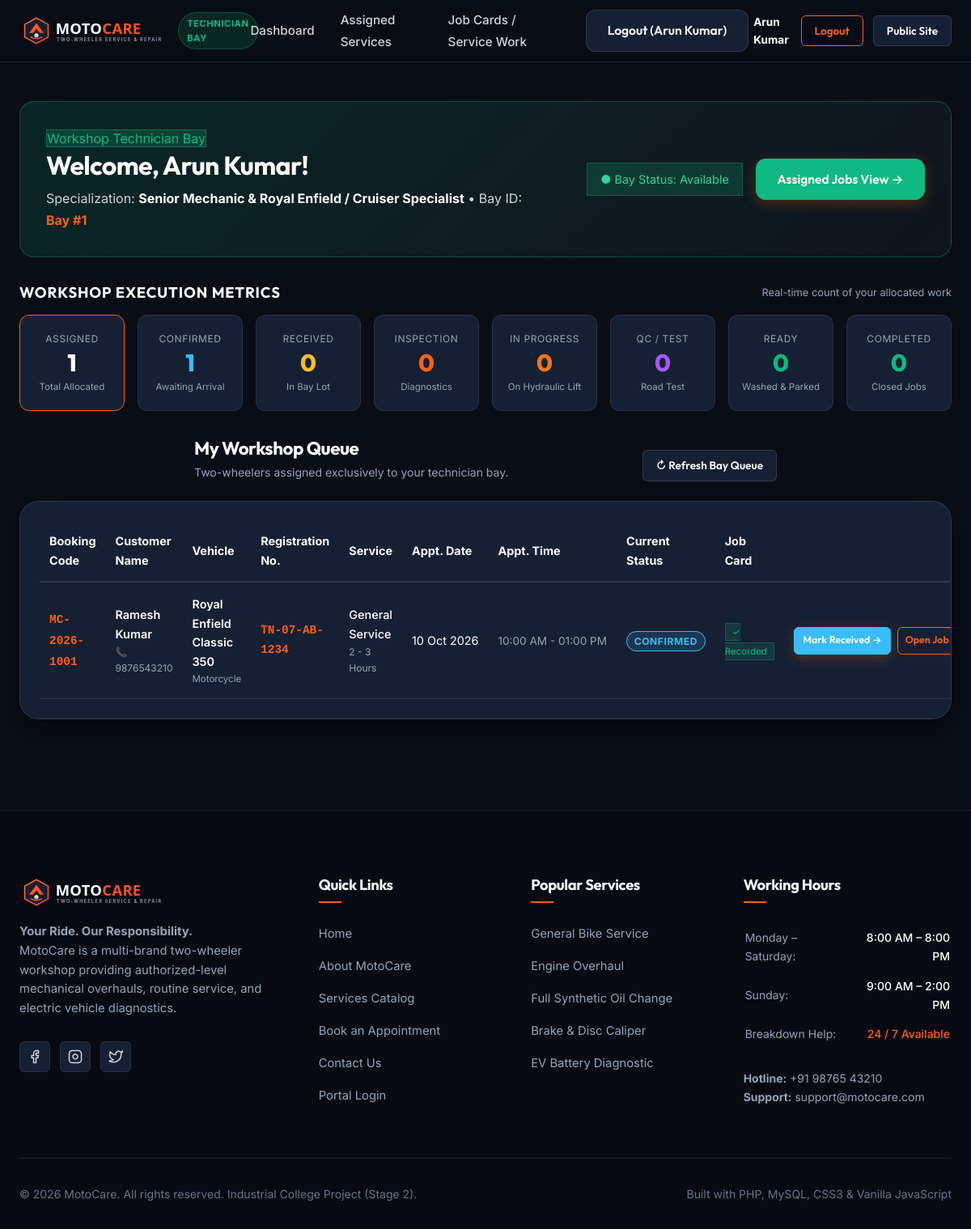
The page /mechanic/dashboard.php (signed in) on the database its author committed.
### tables this page shows
CREATE TABLE `bookings` (
  `id` INT AUTO_INCREMENT PRIMARY KEY,
  `booking_code` VARCHAR(50) NOT NULL UNIQUE,
  `customer_id` INT NOT NULL,
  `vehicle_id` INT NOT NULL,
  `service_id` INT NOT NULL,
  `mechanic_id` INT NULL,
  `preferred_date` DATE NOT NULL,
  `preferred_time` VARCHAR(50) NOT NULL,
  `problem_description` TEXT NULL,
  `status` ENUM(
    'Pending',
    'Confirmed',
    'Vehicle Received',
    'Inspection',
    'Service In Progress',
    'Quality Check',
    'Ready for Delivery',
    'Completed',
    'Cancelled'
  ) DEFAULT 'Pending',
  `created_at` TIMESTAMP DEFAULT CURRENT_TIMESTAMP,
  INDEX `idx_bookings_customer` (`customer_id`),
  INDEX `idx_bookings_vehicle` (`vehicle_id`),
  INDEX `idx_bookings_service` (`service_id`),
  INDEX `idx_bookings_mechanic` (`mechanic_id`),
  INDEX `idx_bookings_status` (`status`),
  CONSTRAINT `fk_bookings_customer` FOREIGN KEY (`customer_id`) 
    REFERENCES `customers` (`id`) ON DELETE CASCADE ON UPDATE CASCADE,
  CONSTRAINT `fk_bookings_vehicle` FOREIGN KEY (`vehicle_id`) 
    REFERENCES `vehicles` (`id`) ON DELETE CASCADE ON UPDATE CASCADE,
  CONSTRAINT `fk_bookings_service` FOREIGN KEY (`service_id`) 
    REFERENCES `services` (`id`) ON UPDATE CASCADE,
  CONSTRAINT `fk_bookings_mechanic` FOREIGN KEY (`mechanic_id`) 
    REFERENCES `mechanics` (`id`) ON DELETE SET NULL ON UPDATE CASCADE
);

CREATE TABLE `customers` (
  `id` INT AUTO_INCREMENT PRIMARY KEY,
  `full_name` VARCHAR(100) NOT NULL,
  `email` VARCHAR(150) NOT NULL UNIQUE,
  `phone` VARCHAR(20) NOT NULL,
  `password` VARCHAR(255) NOT NULL,
  `address` TEXT NULL,
  `created_at` TIMESTAMP DEFAULT CURRENT_TIMESTAMP
);

CREATE TABLE `vehicles` (
  `id` INT AUTO_INCREMENT PRIMARY KEY,
  `customer_id` INT NOT NULL,
  `vehicle_type` ENUM('Motorcycle', 'Scooter', 'Electric Two-Wheeler') NOT NULL,
  `brand` VARCHAR(80) NOT NULL,
  `model` VARCHAR(100) NOT NULL,
  `registration_number` VARCHAR(30) NOT NULL UNIQUE,
  `created_at` TIMESTAMP DEFAULT CURRENT_TIMESTAMP,
  INDEX `idx_vehicles_customer` (`customer_id`),
  CONSTRAINT `fk_vehicles_customer` FOREIGN KEY (`customer_id`) 
    REFERENCES `customers` (`id`) ON DELETE CASCADE ON UPDATE CASCADE
);

CREATE TABLE `services` (
  `id` INT AUTO_INCREMENT PRIMARY KEY,
  `service_name` VARCHAR(150) NOT NULL,
  `category` VARCHAR(80) NOT NULL,
  `description` TEXT NOT NULL,
  `price` DECIMAL(10,2) NOT NULL,
  `estimated_duration` VARCHAR(50) NOT NULL,
  `status` ENUM('Active', 'Inactive') DEFAULT 'Active',
  `created_at` TIMESTAMP DEFAULT CURRENT_TIMESTAMP,
  INDEX `idx_services_category` (`category`)
);

### mechanic/dashboard.php (the view, shortened to what the rows shown need)
<?php
require_once __DIR__ . '/../config/constants.php';
require_once __DIR__ . '/../config/database.php';
require_once __DIR__ . '/../config/auth.php';
$mechanic = getCurrentMechanic();
$mechanicId = (int)$mechanic['id'];
$filterStatus = trim($_GET['status'] ?? 'all');
$assignedBookings = [];
if ($pdo) {
    try {
        $sql = "
            SELECT
                b.*,
                c.full_name AS customer_name,
                c.phone AS customer_phone,
                v.brand, v.model, v.registration_number, v.vehicle_type,
                s.service_name, s.estimated_duration, s.price AS service_price,
                sr.id AS service_record_id,
                sr.inspection_notes,
                sr.work_done,
                sr.labor_hours,
                sr.service_start,
                sr.service_end
            FROM bookings b
            JOIN customers c ON b.customer_id = c.id
            JOIN vehicles v ON b.vehicle_id = v.id
            JOIN services s ON b.service_id = s.id
            LEFT JOIN service_records sr ON b.id = sr.booking_id
            WHERE b.mechanic_id = :mechanic_id
            ORDER BY
                CASE
                    WHEN b.status = 'Service In Progress' THEN 1
                    WHEN b.status = 'Inspection' THEN 2
                    WHEN b.status = 'Vehicle Received' THEN 3
                    WHEN b.status = 'Confirmed' THEN 4
                    WHEN b.status = 'Quality Check' THEN 5
                    WHEN b.status = 'Ready for Delivery' THEN 6
                    WHEN b.status = 'Completed' THEN 7
                    ELSE 8
                END,
                b.preferred_date ASC,
                b.id DESC
        ";
        $stmt = $pdo->prepare($sql);
        $stmt->execute([':mechanic_id' => $mechanicId]);
        $allBookings = $stmt->fetchAll();
        if ($filterStatus !== 'all') {
            $assignedBookings = array_filter($allBookings, function($item) use ($filterStatus) {
                return $item['status'] === $filterStatus;
            });
        } else {
            $assignedBookings = $allBookings;
        }
    } catch (PDOException $e) {
        $errorMsg = 'Database error loading workshop bay queue: ' . $e->getMessage();
    }
}
include __DIR__ . '/../includes/mechanic-header.php';
?>
<div class="container" style="padding-top: 1rem; padding-bottom: 3rem;">
  <div class="dashboard-banner" style="background: linear-gradient(135deg, rgba(16,185,129,0.15) 0%, rgba(18,22,29,0.9) 100%); border: 1px solid rgba(16,185,129,0.3); border-radius: var(--radius-lg); padding: 2rem; margin-bottom: 2rem; display: flex; justify-content: space-between; align-items: center; flex-wrap: wrap; gap: 1.5rem;">
    <div>
      <h1 style="font-size: 2rem; color: #ffffff; margin-bottom: 0.5rem; font-family: var(--font-heading);">
        Welcome, <?php echo htmlspecialchars($mechanic['name']); ?>!
      </h1>
    </div>
  </div>
  <div style="margin-bottom: 2rem;">
    <div style="display: flex; justify-content: space-between; align-items: center; margin-bottom: 1rem;">
      <h2 style="font-size: 1.15rem; color: #ffffff; text-transform: uppercase; letter-spacing: 0.05em; margin: 0;">
        Workshop Execution Metrics
      </h2>
    </div>
  </div>
  <div class="section-header" style="text-align: left; margin-bottom: 1.5rem; display: flex; justify-content: space-between; align-items: flex-end; flex-wrap: wrap; gap: 1rem;">
    <div>
      <h2 style="font-size: 1.4rem; color: #ffffff; margin-bottom: 0.25rem;">My Workshop Queue</h2>
    </div>
  </div>
  <div class="form-card" style="padding: 1.5rem; overflow-x: auto;">
    <?php if (empty($assignedBookings)): ?>
      <div style="padding: 3.5rem 1rem; text-align: center; color: var(--text-muted);">
        <div style="font-size: 2rem; margin-bottom: 0.75rem;">🔧</div>
        <p style="font-size: 1.1rem; margin-bottom: 0.5rem; color: #ffffff;">No service bookings in your bay queue for this filter.</p>
        <p style="font-size: 0.85rem; margin-bottom: 1.25rem;">New bookings will appear here as shop floor admin allocates them to you.</p>
        <a href="dashboard.php" class="btn btn-secondary btn-sm">View All Assigned Tickets</a>
      </div>
    <?php else: ?>
      <table style="width: 100%; border-collapse: collapse; text-align: left; font-size: 0.9rem;">
        <thead>
          <tr style="border-bottom: 2px solid var(--border-card); color: var(--text-main);">
            <th style="padding: 0.85rem 0.75rem;">Booking Code</th>
            <th style="padding: 0.85rem 0.75rem;">Customer Name</th>
            <th style="padding: 0.85rem 0.75rem;">Vehicle</th>
            <th style="padding: 0.85rem 0.75rem;">Registration No.</th>
            <th style="padding: 0.85rem 0.75rem;">Service</th>
            <th style="padding: 0.85rem 0.75rem;">Appt. Date</th>
            <th style="padding: 0.85rem 0.75rem;">Appt. Time</th>
            <th style="padding: 0.85rem 0.75rem;">Current Status</th>
            <th style="padding: 0.85rem 0.75rem;">Job Card</th>
            <th style="padding: 0.85rem 0.75rem; text-align: right;">Action</th>
          </tr>
        </thead>
        <tbody>
          <?php foreach ($assignedBookings as $job):
            $status = $job['status'];
            $hasJobCard = !empty($job['service_record_id']);
            $bColor = '#38bdf8';
            $bBg = 'rgba(56,189,248,0.15)';
            if ($status === 'Confirmed') { $bColor = '#38bdf8'; $bBg = 'rgba(56,189,248,0.15)'; }
            elseif ($status === 'Vehicle Received') { $bColor = '#fbbf24'; $bBg = 'rgba(250,204,21,0.15)'; }
            elseif ($status === 'Inspection' || $status === 'Service In Progress') { $bColor = 'var(--accent-orange)'; $bBg = 'rgba(255,94,20,0.15)'; }
            elseif ($status === 'Quality Check' || $status === 'Ready for Delivery') { $bColor = '#a855f7'; $bBg = 'rgba(168,85,247,0.15)'; }
            elseif ($status === 'Completed') { $bColor = 'var(--color-green)'; $bBg = 'rgba(16,185,129,0.15)'; }
          ?>
            <tr style="border-bottom: 1px solid var(--border-subtle);">
              <td style="padding: 0.9rem 0.75rem;">
                <a href="job-card.php?id=<?php echo (int)$job['id']; ?>" style="font-family: monospace; font-weight: 700; color: var(--accent-orange); text-decoration: none;">
                  <?php echo htmlspecialchars($job['booking_code']); ?>
                </a>
              </td>
              <td style="padding: 0.9rem 0.75rem;">
                <div style="font-weight: 600; color: #ffffff;">
                  <?php echo htmlspecialchars($job['customer_name']); ?>
                </div>
                <div style="font-size: 0.75rem; color: var(--text-muted);">
                  📞 <?php echo htmlspecialchars($job['customer_phone']); ?>
                </div>
              </td>
              <td style="padding: 0.9rem 0.75rem;">
                <div style="font-weight: 600; color: #ffffff;">
                  <?php echo htmlspecialchars($job['brand'] . ' ' . $job['model']); ?>
                </div>
                <div style="font-size: 0.72rem; color: var(--text-muted);">
                  <?php echo htmlspecialchars($job['vehicle_type']); ?>
                </div>
              </td>
              <td style="padding: 0.9rem 0.75rem; font-family: monospace; font-weight: 700; color: var(--accent-orange);">
                <?php echo htmlspecialchars($job['registration_number']); ?>
              </td>
              <td style="padding: 0.9rem 0.75rem;">
                <div style="font-weight: 500; color: #ffffff;">
                  <?php echo htmlspecialchars($job['service_name']); ?>
                </div>
                <div style="font-size: 0.75rem; color: var(--text-muted);">
                  <?php echo htmlspecialchars($job['estimated_duration'] ?? '60 mins'); ?>
                </div>
              </td>
              <td style="padding: 0.9rem 0.75rem; color: #ffffff; white-space: nowrap;">
                <?php echo formatDisplayDate($job['preferred_date']); ?>
              </td>
              <td style="padding: 0.9rem 0.75rem; color: var(--text-muted); font-size: 0.85rem; white-space: nowrap;">
                <?php echo htmlspecialchars($job['preferred_time']); ?>
              </td>
              <td style="padding: 0.9rem 0.75rem;">
                <span class="service-tag" style="background: <?php echo $bBg; ?>; color: <?php echo $bColor; ?>; border-color: <?php echo $bColor; ?>; font-size: 0.75rem; padding: 0.25rem 0.55rem; white-space: nowrap;">
                  <?php echo htmlspecialchars($status); ?>
                </span>
              </td>
              <td style="padding: 0.9rem 0.75rem;">
                <?php if ($hasJobCard): ?>
                  <span class="badge" style="background: rgba(16,185,129,0.15); color: var(--color-green); border: 1px solid rgba(16,185,129,0.3); font-size: 0.72rem; padding: 0.2rem 0.5rem;">
                    ✓ Recorded
                  </span>
                <?php else: ?>
                  <span class="badge" style="background: rgba(250,204,21,0.1); color: #fbbf24; border: 1px dashed rgba(250,204,21,0.3); font-size: 0.72rem; padding: 0.2rem 0.5rem;">
                    Pending
                  </span>
                <?php endif; ?>
              </td>
              <td style="padding: 0.9rem 0.75rem; text-align: right; white-space: nowrap;">
                <div style="display: inline-flex; align-items: center; gap: 0.5rem;">
                  <?php if ($status === 'Confirmed'): ?>
                    <a href="job-card.php?id=<?php echo (int)$job['id']; ?>" class="btn btn-primary btn-sm" style="background: #38bdf8; border-color: #38bdf8; padding: 0.35rem 0.65rem; font-size: 0.78rem;">
                      Mark Received →
                    </a>
                  <?php elseif ($status === 'Vehicle Received'): ?>
                    <a href="job-card.php?id=<?php echo (int)$job['id']; ?>" class="btn btn-primary btn-sm" style="background: var(--accent-orange); border-color: var(--accent-orange); padding: 0.35rem 0.65rem; font-size: 0.78rem;">
                      Start Inspection →
                    </a>
                  <?php elseif ($status === 'Inspection'): ?>
                    <a href="job-card.php?id=<?php echo (int)$job['id']; ?>" class="btn btn-primary btn-sm" style="background: var(--accent-orange); border-color: var(--accent-orange); padding: 0.35rem 0.65rem; font-size: 0.78rem;">
                      Start Service →
                    </a>
                  <?php elseif ($status === 'Service In Progress'): ?>
                    <a href="job-card.php?id=<?php echo (int)$job['id']; ?>" class="btn btn-primary btn-sm" style="background: #a855f7; border-color: #a855f7; padding: 0.35rem 0.65rem; font-size: 0.78rem;">
                      Send to QC →
                    </a>
                  <?php elseif ($status === 'Quality Check'): ?>
                    <a href="job-card.php?id=<?php echo (int)$job['id']; ?>" class="btn btn-primary btn-sm" style="background: #a855f7; border-color: #a855f7; padding: 0.35rem 0.65rem; font-size: 0.78rem;">
                      Pass QC →
                    </a>
                  <?php elseif ($status === 'Ready for Delivery'): ?>
                    <a href="job-card.php?id=<?php echo (int)$job['id']; ?>" class="btn btn-primary btn-sm" style="background: var(--color-green); border-color: var(--color-green); padding: 0.35rem 0.65rem; font-size: 0.78rem;">
                      Mark Completed →
                    </a>
                  <?php else: ?>
                    <a href="job-card.php?id=<?php echo (int)$job['id']; ?>" class="btn btn-outline btn-sm" style="padding: 0.35rem 0.65rem; font-size: 0.78rem;">
                      View Job Card ↗
                    </a>
                  <?php endif; ?>
                  <a href="job-card.php?id=<?php echo (int)$job['id']; ?>" class="btn btn-outline btn-sm" style="padding: 0.35rem 0.55rem; font-size: 0.78rem;" title="Open Job Card">
                    Open Job Card →
                  </a>
                </div>
              </td>
            </tr>
          <?php endforeach; ?>
        </tbody>
      </table>
    <?php endif; ?>
  </div>
</div>
<?php include __DIR__ . '/../includes/footer.php'; ?>

### rows shown on the page
bookings: booking_code "MC-2026-1001", customer.full_name "Ramesh Kumar", customer.phone "9876543210", vehicle.model "Royal Enfield Classic 350", vehicle.vehicle_type "Motorcycle", vehicle.registration_number "TN-07-AB-1234", service.service_name "General Service", service.estimated_duration "2 - 3 Hours", preferred_date "10 Oct 2026", preferred_time "10:00 AM - 01:00 PM", status "CONFIRMED"

### other values the page prints
$mechanic['name'] "Arun Kumar"
$mechanic['specialization'] "Senior Mechanic & Royal Enfield / Cruiser Specialist"
$mechanicId "1"
$mechanic['status'] "Available"
$metrics['total_assigned'] "1"
$metrics['confirmed'] "1"
$metrics['vehicle_received'] "0"
$metrics['inspection'] "0"
$metrics['service_in_progress'] "0"
$metrics['quality_check'] "0"
$metrics['ready_for_delivery'] "0"
$metrics['completed'] "0"
